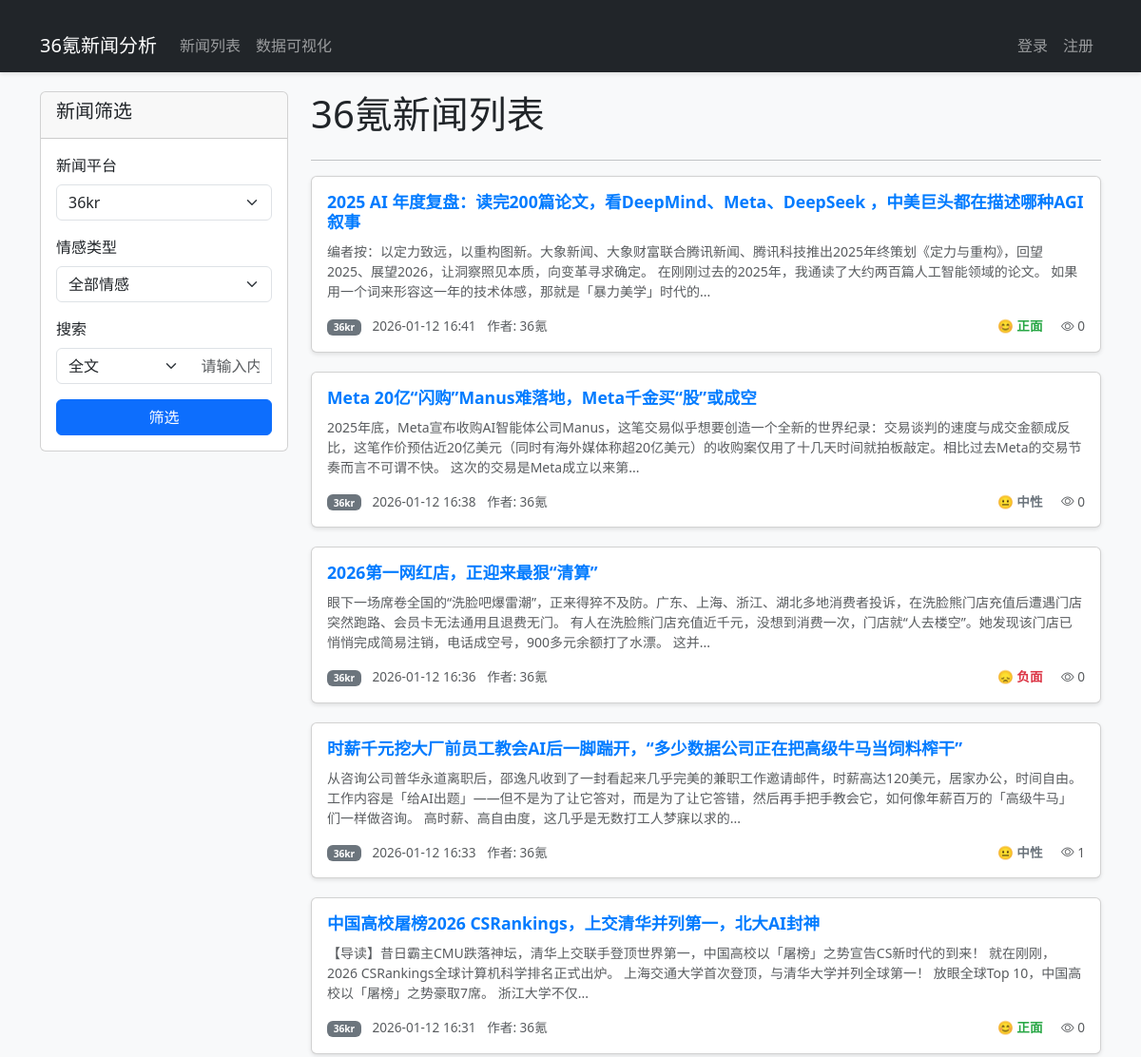
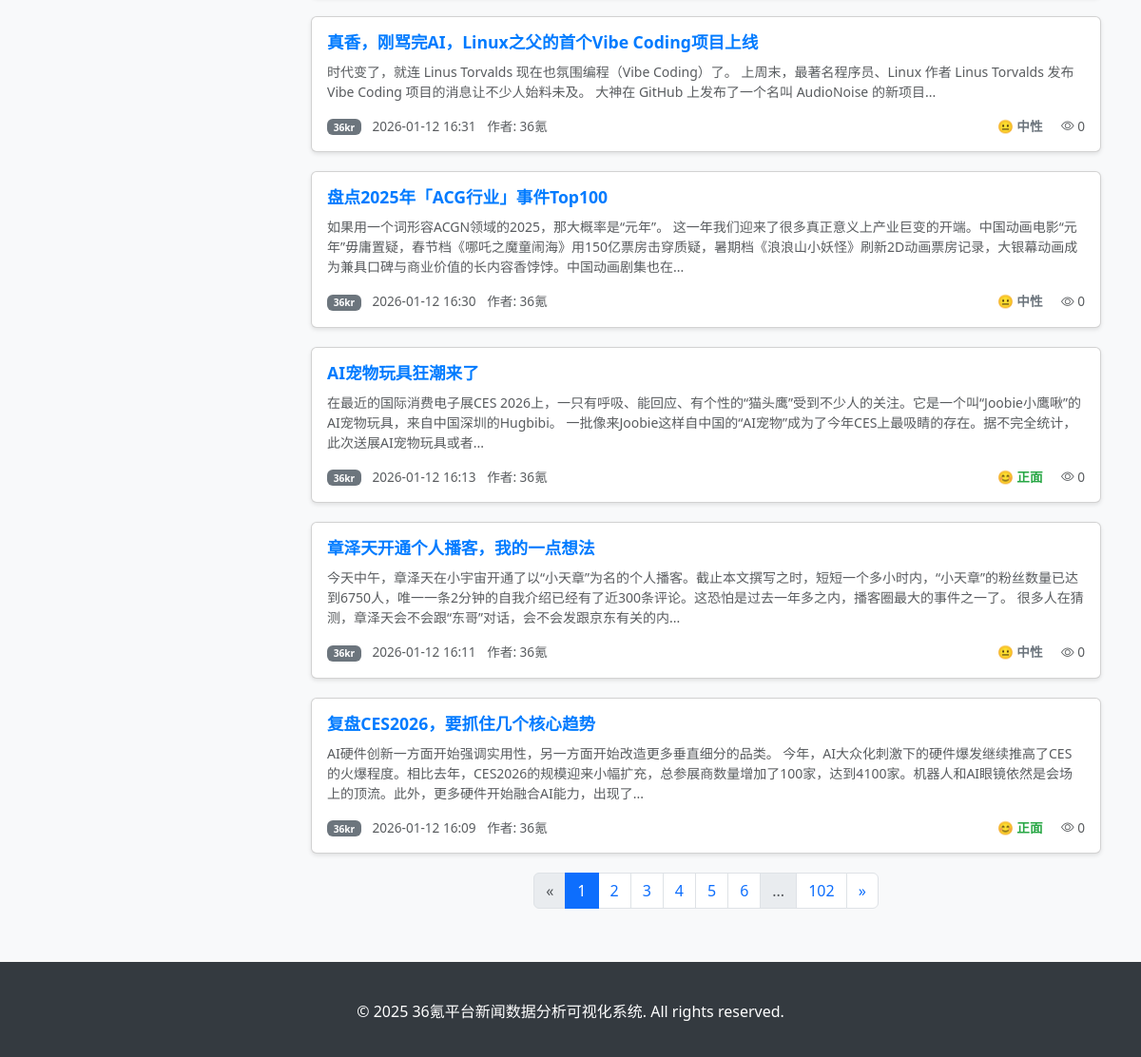
The page /news/ on the database as committed earlier (2 pictures, top to bottom).
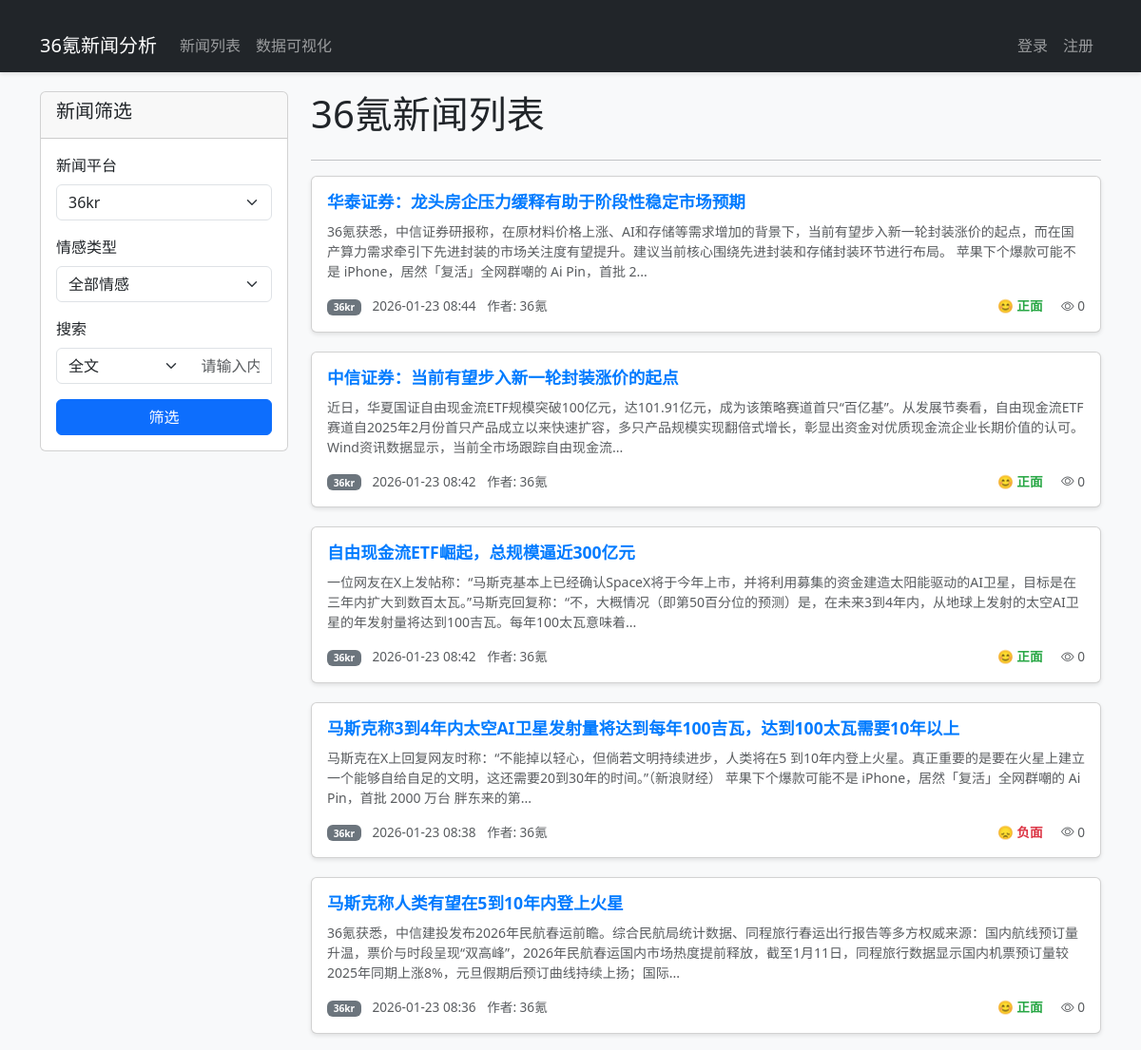
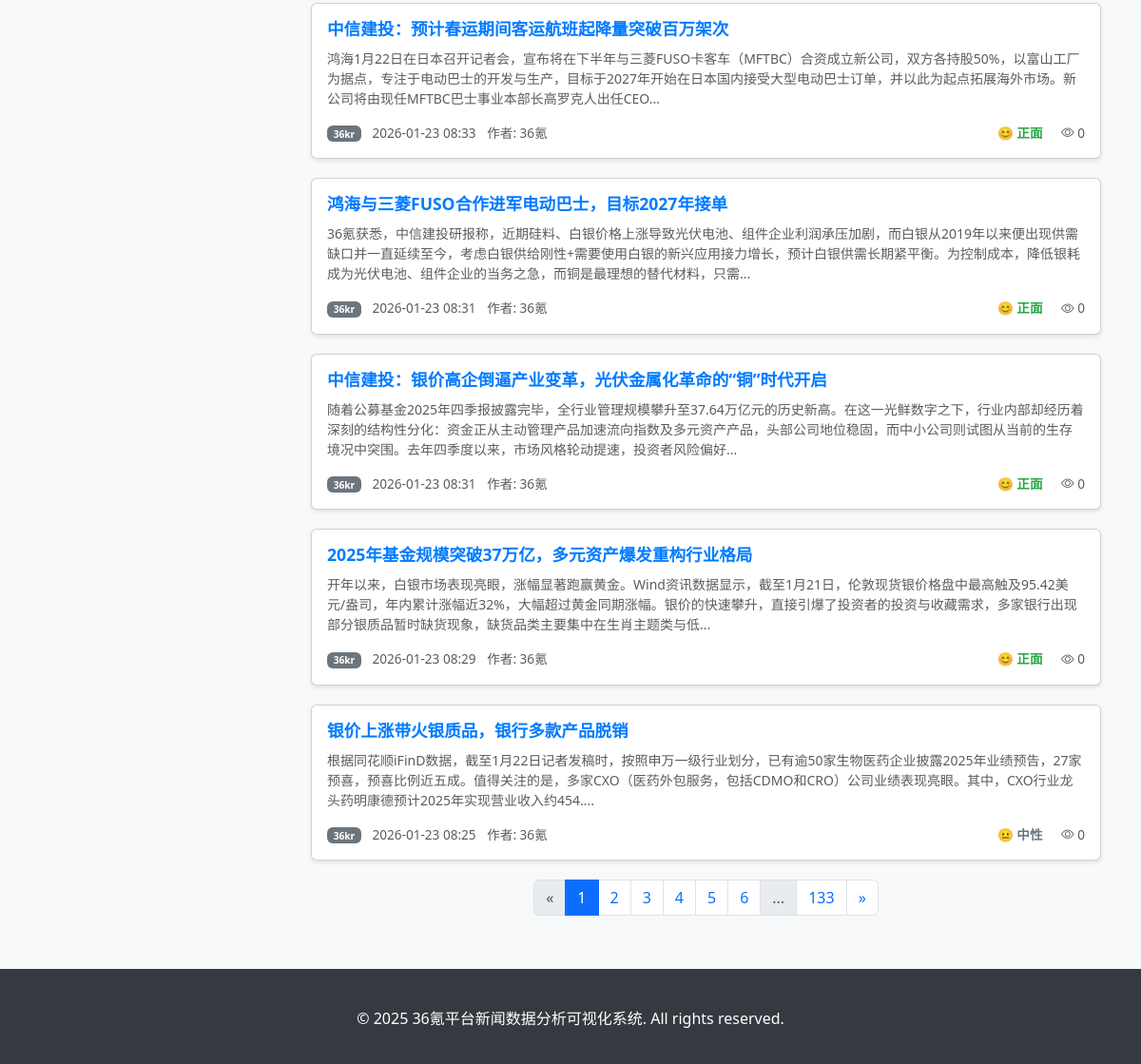
The same page on the database as committed later (2 pictures, top to bottom).
### news_analysis/models.py (models this page shows, shortened)
class News(models.Model):
    title = models.CharField(max_length=255, verbose_name='新闻标题')
    content = models.TextField(verbose_name='新闻内容')
    publish_time = models.DateTimeField(verbose_name='发布时间')
    url = models.URLField(max_length=500, verbose_name='新闻链接', unique=True)
    platform = models.CharField(max_length=20, choices=PlatformChoice.choices, verbose_name='来源平台')
    source_id = models.CharField(max_length=100, verbose_name='平台内部ID', unique=True)
    author = models.CharField(max_length=100, blank=True, null=True, verbose_name='作者')
    read_count = models.IntegerField(default=0, verbose_name='阅读量')
    created_at = models.DateTimeField(auto_now_add=True, verbose_name='创建时间')
    updated_at = models.DateTimeField(auto_now=True, verbose_name='更新时间')
    is_valid = models.BooleanField(default=True, verbose_name='是否有效')
    class Meta:
        verbose_name = '新闻'
        verbose_name_plural = '新闻列表'
        ordering = ['-publish_time']

### news_analysis/views/news_views.py (the view)
# urls.py: path('news/', news_views.news_list, name='news_list'),
def news_list(request):
    platform = request.GET.get('platform', '')
    sentiment = request.GET.get('sentiment', '')
    search_query = request.GET.get('q', '')
    search_mode = request.GET.get('search_mode', 'keyword')  # 'keyword'或'title'
    page = request.GET.get('page', 1)
    result = news_service.get_news_list(
        platform=platform,
        sentiment=sentiment,
        search_query=search_query,
        search_mode=search_mode,
        page=page
    )
    paginator = Paginator(result['news_list'], 10)
    page = request.GET.get('page', 1)
    try:
        news = paginator.page(page)
    except PageNotAnInteger:
        news = paginator.page(1)
    except EmptyPage:
        news = paginator.page(paginator.num_pages)
    return render(request, 'news/news_list.html', {
        'news': news,
        'platforms': result['available_platforms'],
        'selected_platform': platform,
        'selected_sentiment': sentiment,
        'search_query': search_query,
        'search_mode': search_mode
    })

### news_analysis/repositories/news_repository.py (called while the page is built, shortened)
    @staticmethod
    def get_news_list(platform=None, sentiment=None, search_query=None, search_mode='keyword', page=1, page_size=10):
        query = Q(is_valid=True)
        if platform:
            query &= Q(platform=platform)
        if sentiment:
            query &= Q(sentiment__sentiment_type=sentiment)
        news_list = News.objects.filter(query).distinct().order_by('-publish_time')
        return news_list

    @staticmethod
    def get_available_platforms():
        return list(set(News.objects.filter(is_valid=True).values_list('platform', flat=True)))

### news_analysis/services/news_service.py (called while the page is built)
    def get_news_list(self, platform=None, sentiment=None, search_query=None, search_mode='keyword', page=1, page_size=10):
        news_list = self.news_repo.get_news_list(
            platform=platform,
            sentiment=sentiment,
            search_query=search_query,
            search_mode=search_mode,
            page=page,
            page_size=page_size
        )
        available_platforms = self.news_repo.get_available_platforms()
        return {
            'news_list': news_list,
            'available_platforms': available_platforms
        }

### templates/news/news_list.html (shortened to what the changed rows need)
{% extends 'base/base.html' %}
{% block content %}
    <div class="row">
        <div class="col-md-9">
            <div class="d-flex justify-content-between align-items-center mb-3">
                <h1>36氪新闻列表</h1>
            </div>
            {% if news.object_list %}
                {% for item in news.object_list %}
                    <div class="card news-card">
                        <div class="card-body">
                            <h5 class="news-title"><a href="/news/{{ item.id }}/" class="news-link">{{ item.title }}</a></h5>
                            <p class="card-text text-muted small">{{ item.content|striptags|truncatechars:150 }}</p>
                            <div class="d-flex justify-content-between align-items-center news-meta">
                                <div class="text-muted">
                                    <span class="badge bg-secondary">{{ item.platform }}</span>
                                <span class="ms-2">{{ item.publish_time|date:"Y-m-d H:i" }}</span>
                                <span class="ms-2">作者: {{ item.author }}</span>
                                </div>
                                <div>
                                    {% if item.sentiment %}
                                        {% if item.sentiment.sentiment_type == '正面' %}
                                            <span class="sentiment-positive">😊 正面</span>
                                        {% elif item.sentiment.sentiment_type == '负面' %}
                                            <span class="sentiment-negative">😞 负面</span>
                                        {% else %}
                                            <span class="sentiment-neutral">😐 中性</span>
                                        {% endif %}
                                    {% else %}
                                        <span class="text-muted">未分析</span>
                                    {% endif %}
                                    <span class="ms-3 text-muted"><i class="bi bi-eye"></i> {{ item.read_count }}</span>
                                </div>
                            </div>
                        </div>
                    </div>
                {% endfor %}
            {% else %}
                <div class="alert alert-info" role="alert">
                    暂无符合条件的新闻
                </div>
            {% endif %}
            <nav aria-label="Page navigation">
                <ul class="pagination justify-content-center">
                    {% with current_page=news.number total_pages=news.paginator.num_pages %}
                        {% for i in news.paginator.page_range %}
                            {% if i > 1 and i < total_pages and i >= current_page|add:-5 and i <= current_page|add:5 %}
                                {% if current_page == i %}
                                    <li class="page-item active"><a class="page-link" href="#">{{ i }}</a></li>
                                {% else %}
                                    <li class="page-item"><a class="page-link" href="?page={{ i }}{% if search_mode %}&search_mode={{ search_mode }}{% endif %}">{{ i }}</a></li>
                                {% endif %}
                            {% endif %}
                        {% endfor %}
                        {% if total_pages > 1 %}
                            {% if current_page != total_pages %}
                                <li class="page-item"><a class="page-link" href="?page={{ total_pages }}{% if search_mode %}&search_mode={{ search_mode }}{% endif %}">{{ total_pages }}</a></li>
                            {% else %}
                                <li class="page-item active"><a class="page-link" href="#">{{ total_pages }}</a></li>
                            {% endif %}
                        {% endif %}
                    {% endwith %}
                </ul>
            </nav>
        </div>
    </div>
{% endblock %}

Rows that differ between the two databases and show on the page:
no longer on this page (row edited): News: title "2025 AI 年度复盘：读完200篇论文，看DeepMind、Meta、DeepSeek ，中美巨头都在描述哪种AGI叙事", content "编者按：以定力致远，以重构图新。大象新闻、大象财富联合腾讯新闻、腾讯科技推出2025年终策划《定力与重构》，回望2025、展望2026，让洞察照见本质，向变革寻求确定。 在刚刚过去的2025年，我通读了大约两百篇人工智能领域的论文。 如果用一个词来形容这一年的技术体感，那就是「暴力美学」时代的...", platform "36kr", publish_time "2026-01-12 16:41", author "36氪", shows "😊 正面", read_count "0"
no longer on this page (row unchanged): News: title "Meta 20亿“闪购”Manus难落地，Meta千金买“股”或成空", content "2025年底，Meta宣布收购AI智能体公司Manus，这笔交易似乎想要创造一个全新的世界纪录：交易谈判的速度与成交金额成反比，这笔作价预估近20亿美元（同时有海外媒体称超20亿美元）的收购案仅用了十几天时间就拍板敲定。相比过去Meta的交易节奏而言不可谓不快。 这次的交易是Meta成立以来第...", platform "36kr", publish_time "2026-01-12 16:38", author "36氪", shows "😐 中性", read_count "0"
no longer on this page (row edited): News: title "2026第一网红店，正迎来最狠“清算”", content "眼下一场席卷全国的“洗脸吧爆雷潮”，正来得猝不及防。广东、上海、浙江、湖北多地消费者投诉，在洗脸熊门店充值后遭遇门店突然跑路、会员卡无法通用且退费无门。 有人在洗脸熊门店充值近千元，没想到消费一次，门店就“人去楼空”。她发现该门店已悄悄完成简易注销，电话成空号，900多元余额打了水漂。 这并...", platform "36kr", publish_time "2026-01-12 16:36", author "36氪", shows "😞 负面", read_count "0"
no longer on this page (row unchanged): News: title "时薪千元挖大厂前员工教会AI后一脚踹开，“多少数据公司正在把高级牛马当饲料榨干”", content "从咨询公司普华永道离职后，邵逸凡收到了一封看起来几乎完美的兼职工作邀请邮件，时薪高达120美元，居家办公，时间自由。 工作内容是「给AI出题」——但不是为了让它答对，而是为了让它答错，然后再手把手教会它，如何像年薪百万的「高级牛马」们一样做咨询。 高时薪、高自由度，这几乎是无数打工人梦寐以求的...", platform "36kr", publish_time "2026-01-12 16:33", author "36氪", shows "😐 中性", read_count "1"
no longer on this page (row unchanged): News: title "中国高校屠榜2026 CSRankings，上交清华并列第一，北大AI封神", content "【导读】昔日霸主CMU跌落神坛，清华上交联手登顶世界第一，中国高校以「屠榜」之势宣告CS新时代的到来！ 就在刚刚，2026 CSRankings全球计算机科学排名正式出炉。 上海交通大学首次登顶，与清华大学并列全球第一！ 放眼全球Top 10，中国高校以「屠榜」之势豪取7席。 浙江大学不仅...", platform "36kr", publish_time "2026-01-12 16:31", author "36氪", shows "😊 正面", read_count "0"
no longer on this page (row unchanged): News: title "真香，刚骂完AI，Linux之父的首个Vibe Coding项目上线", content "时代变了，就连 Linus Torvalds 现在也氛围编程（Vibe Coding）了。 上周末，最著名程序员、Linux 作者 Linus Torvalds 发布 Vibe Coding 项目的消息让不少人始料未及。 大神在 GitHub 上发布了一个名叫 AudioNoise 的新项目...", platform "36kr", publish_time "2026-01-12 16:31", author "36氪", shows "😐 中性", read_count "0"
no longer on this page (row unchanged): News: title "盘点2025年「ACG行业」事件Top100", content "如果用一个词形容ACGN领域的2025，那大概率是“元年”。 这一年我们迎来了很多真正意义上产业巨变的开端。中国动画电影“元年”毋庸置疑，春节档《哪吒之魔童闹海》用150亿票房击穿质疑，暑期档《浪浪山小妖怪》刷新2D动画票房记录，大银幕动画成为兼具口碑与商业价值的长内容香饽饽。中国动画剧集也在...", platform "36kr", publish_time "2026-01-12 16:30", author "36氪", shows "😐 中性", read_count "0"
no longer on this page (row unchanged): News: title "AI宠物玩具狂潮来了", content "在最近的国际消费电子展CES 2026上，一只有呼吸、能回应、有个性的“猫头鹰”受到不少人的关注。它是一个叫“Joobie小鹰啾”的AI宠物玩具，来自中国深圳的Hugbibi。 一批像来Joobie这样自中国的“AI宠物”成为了今年CES上最吸睛的存在。据不完全统计，此次送展AI宠物玩具或者...", platform "36kr", publish_time "2026-01-12 16:13", author "36氪", shows "😊 正面", read_count "0"
no longer on this page (row unchanged): News: title "章泽天开通个人播客，我的一点想法", content "今天中午，章泽天在小宇宙开通了以“小天章”为名的个人播客。截止本文撰写之时，短短一个多小时内，“小天章”的粉丝数量已达到6750人，唯一一条2分钟的自我介绍已经有了近300条评论。这恐怕是过去一年多之内，播客圈最大的事件之一了。 很多人在猜测，章泽天会不会跟“东哥”对话，会不会发跟京东有关的内...", platform "36kr", publish_time "2026-01-12 16:11", author "36氪", shows "😐 中性", read_count "0"
no longer on this page (row unchanged): News: title "复盘CES2026，要抓住几个核心趋势", content "AI硬件创新一方面开始强调实用性，另一方面开始改造更多垂直细分的品类。 今年，AI大众化刺激下的硬件爆发继续推高了CES的火爆程度。相比去年，CES2026的规模迎来小幅扩充，总参展商数量增加了100家，达到4100家。机器人和AI眼镜依然是会场上的顶流。此外，更多硬件开始融合AI能力，出现了...", platform "36kr", publish_time "2026-01-12 16:09", author "36氪", shows "😊 正面", read_count "0"
added News: title "华泰证券：龙头房企压力缓释有助于阶段性稳定市场预期", content "36氪获悉，中信证券研报称，在原材料价格上涨、AI和存储等需求增加的背景下，当前有望步入新一轮封装涨价的起点，而在国产算力需求牵引下先进封装的市场关注度有望提升。建议当前核心围绕先进封装和存储封装环节进行布局。 苹果下个爆款可能不是 iPhone，居然「复活」全网群嘲的 Ai Pin，首批 2...", platform "36kr", publish_time "2026-01-23 08:44", author "36氪", shows "😊 正面", read_count "0"
added News: title "中信证券：当前有望步入新一轮封装涨价的起点", content "近日，华夏国证自由现金流ETF规模突破100亿元，达101.91亿元，成为该策略赛道首只“百亿基”。从发展节奏看，自由现金流ETF赛道自2025年2月份首只产品成立以来快速扩容，多只产品规模实现翻倍式增长，彰显出资金对优质现金流企业长期价值的认可。Wind资讯数据显示，当前全市场跟踪自由现金流...", platform "36kr", publish_time "2026-01-23 08:42", author "36氪", shows "😊 正面", read_count "0"
added News: title "自由现金流ETF崛起，总规模逼近300亿元", content "一位网友在X上发帖称：“马斯克基本上已经确认SpaceX将于今年上市，并将利用募集的资金建造太阳能驱动的AI卫星，目标是在三年内扩大到数百太瓦。”马斯克回复称：“不，大概情况（即第50百分位的预测）是，在未来3到4年内，从地球上发射的太空AI卫星的年发射量将达到100吉瓦。每年100太瓦意味着...", platform "36kr", publish_time "2026-01-23 08:42", author "36氪", shows "😊 正面", read_count "0"
added News: title "马斯克称3到4年内太空AI卫星发射量将达到每年100吉瓦，达到100太瓦需要10年以上", content "马斯克在X上回复网友时称：“不能掉以轻心，但倘若文明持续进步，人类将在5 到10年内登上火星。真正重要的是要在火星上建立一个能够自给自足的文明，这还需要20到30年的时间。”（新浪财经） 苹果下个爆款可能不是 iPhone，居然「复活」全网群嘲的 Ai Pin，首批 2000 万台 胖东来的第...", platform "36kr", publish_time "2026-01-23 08:38", author "36氪", shows "😞 负面", read_count "0"
added News: title "马斯克称人类有望在5到10年内登上火星", content "36氪获悉，中信建投发布2026年民航春运前瞻。综合民航局统计数据、同程旅行春运出行报告等多方权威来源：国内航线预订量升温，票价与时段呈现“双高峰”，2026年民航春运国内市场热度提前释放，截至1月11日，同程旅行数据显示国内机票预订量较2025年同期上涨8%，元旦假期后预订曲线持续上扬；国际...", platform "36kr", publish_time "2026-01-23 08:36", author "36氪", shows "😊 正面", read_count "0"
added News: title "中信建投：预计春运期间客运航班起降量突破百万架次", content "鸿海1月22日在日本召开记者会，宣布将在下半年与三菱FUSO卡客车（MFTBC）合资成立新公司，双方各持股50%，以富山工厂为据点，专注于电动巴士的开发与生产，目标于2027年开始在日本国内接受大型电动巴士订单，并以此为起点拓展海外市场。新公司将由现任MFTBC巴士事业本部长高罗克人出任CEO...", platform "36kr", publish_time "2026-01-23 08:33", author "36氪", shows "😊 正面", read_count "0"
added News: title "鸿海与三菱FUSO合作进军电动巴士，目标2027年接单", content "36氪获悉，中信建投研报称，近期硅料、白银价格上涨导致光伏电池、组件企业利润承压加剧，而白银从2019年以来便出现供需缺口并一直延续至今，考虑白银供给刚性+需要使用白银的新兴应用接力增长，预计白银供需长期紧平衡。为控制成本，降低银耗成为光伏电池、组件企业的当务之急，而铜是最理想的替代材料，只需...", platform "36kr", publish_time "2026-01-23 08:31", author "36氪", shows "😊 正面", read_count "0"
added News: title "中信建投：银价高企倒逼产业变革，光伏金属化革命的“铜”时代开启", content "随着公募基金2025年四季报披露完毕，全行业管理规模攀升至37.64万亿元的历史新高。在这一光鲜数字之下，行业内部却经历着深刻的结构性分化：资金正从主动管理产品加速流向指数及多元资产产品，头部公司地位稳固，而中小公司则试图从当前的生存境况中突围。去年四季度以来，市场风格轮动提速，投资者风险偏好...", platform "36kr", publish_time "2026-01-23 08:31", author "36氪", shows "😊 正面", read_count "0"
added News: title "2025年基金规模突破37万亿，多元资产爆发重构行业格局", content "开年以来，白银市场表现亮眼，涨幅显著跑赢黄金。Wind资讯数据显示，截至1月21日，伦敦现货银价格盘中最高触及95.42美元/盎司，年内累计涨幅近32%，大幅超过黄金同期涨幅。银价的快速攀升，直接引爆了投资者的投资与收藏需求，多家银行出现部分银质品暂时缺货现象，缺货品类主要集中在生肖主题类与低...", platform "36kr", publish_time "2026-01-23 08:29", author "36氪", shows "😊 正面", read_count "0"
added News: title "银价上涨带火银质品，银行多款产品脱销", content "根据同花顺iFinD数据，截至1月22日记者发稿时，按照申万一级行业划分，已有逾50家生物医药企业披露2025年业绩预告，27家预喜，预喜比例近五成。值得关注的是，多家CXO（医药外包服务，包括CDMO和CRO）公司业绩表现亮眼。其中，CXO行业龙头药明康德预计2025年实现营业收入约454....", platform "36kr", publish_time "2026-01-23 08:25", author "36氪", shows "😐 中性", read_count "0"
Other text that changed with them:
{{ total_pages }}: "102" → "133"
